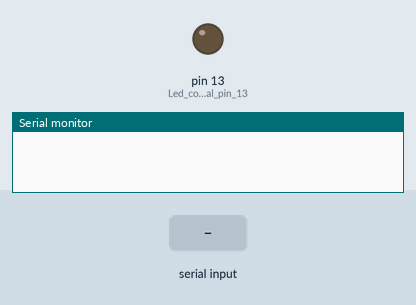
Recording of a sketch running on a simulated Arduino Uno, built with avr-gcc and run on an emulated ATmega328P. Shown: output pins drawn as LEDs (lit = HIGH), the last lines printed to the serial monitor. The test bench sets the inputs (shaded band).

Above: at 1.2 s.
1.3 s: "ON" received over the second serial link
At 2.3 s:
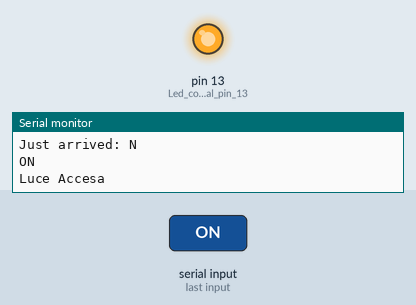
2.8 s: "OFF" received over the second serial link
At 3.8 s:
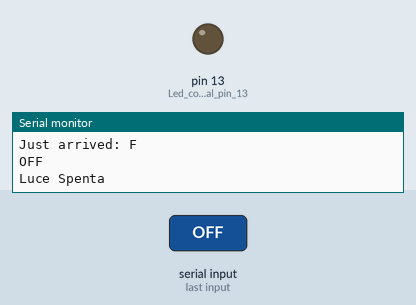
Timing chart, 0 to 5.8 s (numbered marks = the images above; inputs shaded):
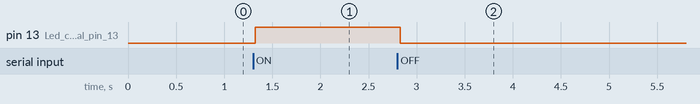

The sketch:

sketch_jan22a-BT_Test_01.ino
```cpp
//Code begin here
#include <SoftwareSerial.h>

SoftwareSerial BT(10,11); //RX, TX rispettivamente
String state; //Memorizza messaggi da bluetooth

void setup(){
  pinMode(13, OUTPUT); //Led connesso al pin 13
  pinMode(10, INPUT);
  pinMode(11, OUTPUT);

  BT.begin (9600); //Bluetooth serial prenderà i pin 10 e 11
  Serial.begin(9600); //Serial communication con il monitor seriale
}


void loop(){
  //Verifica se c'e' qualcosa da leggere nel BlueTooth
  //Serial.print("Sono nel loop ");
  while (BT.available()){
    Serial.print("Just arrived: ");
    delay(10); //Delay added to make thing stable
    char c = BT.read(); //Lettura seriale
    Serial.println(c);
    state += c; //Costruisce la stringa ON o OFF
  }

  if(state.length()>0){
    Serial.println(state);

    if(state == "ON"){
      digitalWrite(13, HIGH);
      BT.print("Luce Accesa");
      Serial.println("Luce Accesa");
      }
    else if(state == "OFF"){
      digitalWrite(13, LOW);
      BT.print("Luce Spenta");
      Serial.println("Luce Spenta");
    }

    state="";
  }
}
//Fine del codice
```

Measured:
- after the input at 1.3 s, pin 13 (Led_connesso_al_pin_13): LOW → HIGH at once
- after the input at 2.8 s, pin 13 (Led_connesso_al_pin_13): HIGH → LOW at once
